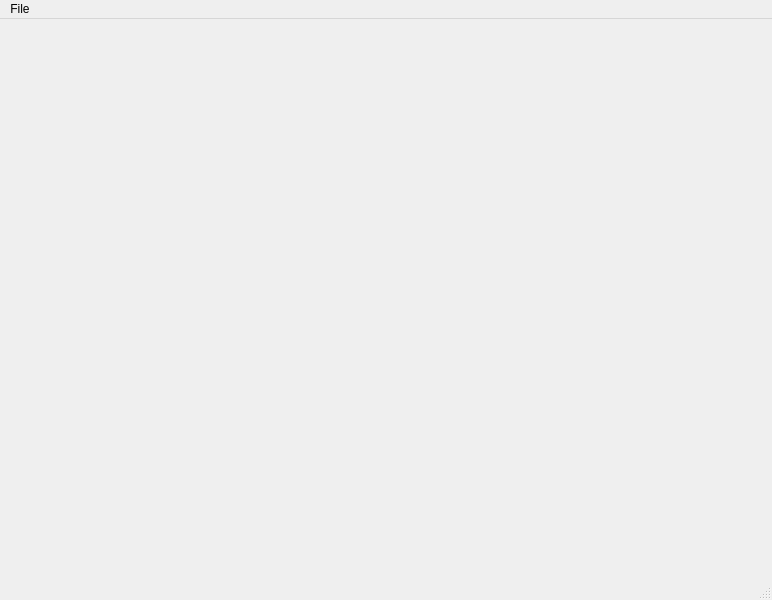
<?xml version="1.0" encoding="UTF-8"?>
<ui version="4.0">
 <class>MainWindow</class>
 <widget class="QMainWindow" name="MainWindow">
  <property name="geometry">
   <rect>
    <x>0</x>
    <y>0</y>
    <width>772</width>
    <height>600</height>
   </rect>
  </property>
  <property name="sizePolicy">
   <sizepolicy hsizetype="Fixed" vsizetype="Fixed">
    <horstretch>0</horstretch>
    <verstretch>0</verstretch>
   </sizepolicy>
  </property>
  <property name="windowTitle">
   <string>SPC TFG</string>
  </property>
  <widget class="QWidget" name="centralwidget">
   <widget class="QWidget" name="verticalLayoutWidget">
    <property name="geometry">
     <rect>
      <x>210</x>
      <y>90</y>
      <width>291</width>
      <height>231</height>
     </rect>
    </property>
    <layout class="QVBoxLayout" name="verticalLayoutXX">
     <property name="sizeConstraint">
      <enum>QLayout::SetDefaultConstraint</enum>
     </property>
    </layout>
   </widget>
  </widget>
  <widget class="QMenuBar" name="menubar">
   <property name="geometry">
    <rect>
     <x>0</x>
     <y>0</y>
     <width>772</width>
     <height>21</height>
    </rect>
   </property>
   <widget class="QMenu" name="menuCosa">
    <property name="title">
     <string>File</string>
    </property>
    <addaction name="actionMenu_Item_1"/>
    <addaction name="separator"/>
    <addaction name="actionMenu_Item2"/>
   </widget>
   <addaction name="menuCosa"/>
  </widget>
  <widget class="QStatusBar" name="statusbar"/>
  <action name="actionMenu_Item_1">
   <property name="text">
    <string>Menu Item 1</string>
   </property>
  </action>
  <action name="actionMenu_Item2">
   <property name="text">
    <string>Menu Item2</string>
   </property>
  </action>
 </widget>
 <resources/>
 <connections/>
</ui>
